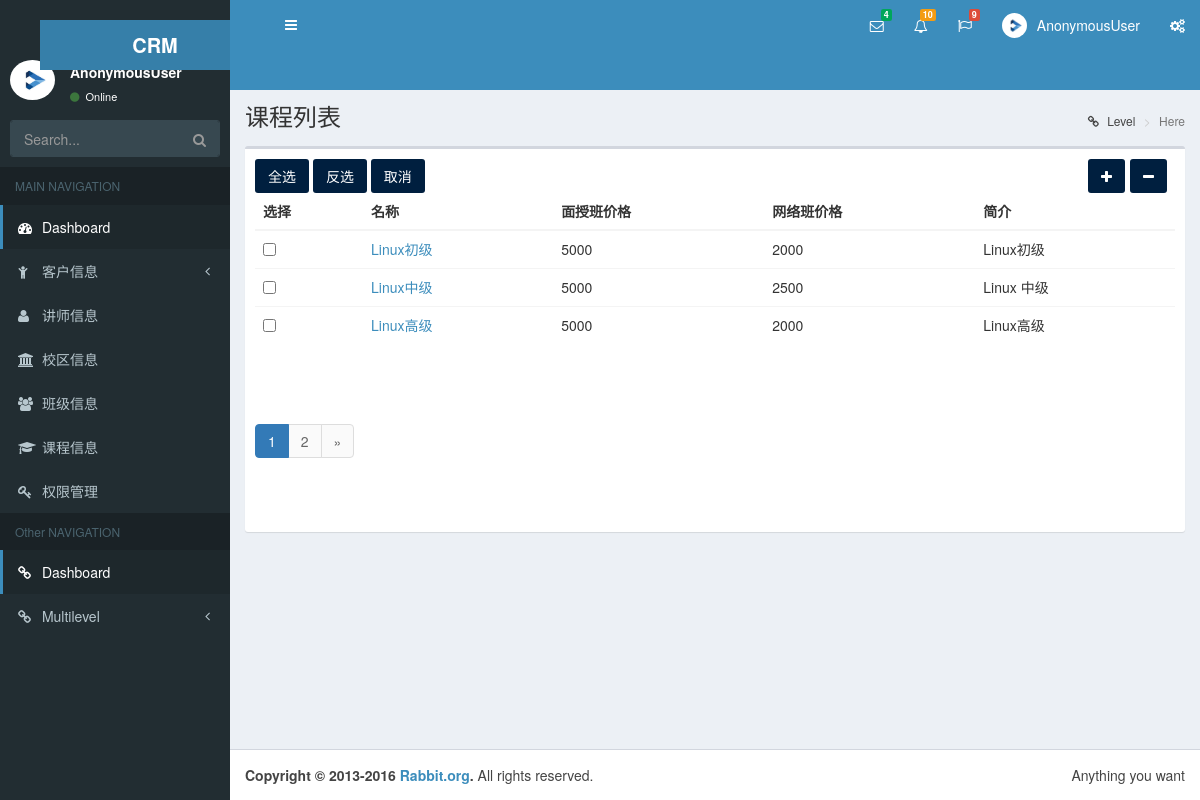
The app's page /crm/course/ with its own data.
### crm_new/models.py (models this page shows, shortened)
class Course(models.Model):
    name = models.CharField(max_length=64,unique=True)
    online_price = models.IntegerField()
    offline_price = models.IntegerField()
    introduction = models.TextField()

### crm_new/views.py (the view, shortened to what this page needs)
# urls.py: url(r'^course/(\d+)/$',views.course_detail,name="course_detail" ),
def course(request):
    course_list = models.Course.objects.all()
    pageinator = Paginator(course_list,3)
    page = request.GET.get('page')
    try:
        course_objs = pageinator.page(page)
    except PageNotAnInteger:
        course_objs = pageinator.page(1)
    except EmptyPage:
        course_objs = pageinator.page(pageinator.num_pages)
    form = forms.CourseModelForm()
    return render(request,'crm/course.html',{'course_list':course_objs,
                                             'model_form':form
                                             })

### crm_new/forms.py
class CourseModelForm(forms.ModelForm):
    class Meta:
        model = models.Course
        exclude = ()

### crm_new/templatetags/customer_tag.py (called while the page is built)
@register.simple_tag
def guess_page(current_page,loop_num):
    offset = abs(current_page - loop_num)
    if offset < 3:
        if current_page == loop_num:
            page_ele = '''<li class="active"><a href="?page=%s">%s</a></li>''' %(loop_num,loop_num)
        else:
            page_ele = '''<li ><a href="?page=%s">%s</a></li>''' %(loop_num,loop_num)
        return format_html(page_ele)
    else:
        return ''

### templates/crm/course.html (shortened to what this page needs)
{% extends 'crm/base_list.html' %}
{% load customer_tag %}
{% block list-head %}
    课程列表
{% endblock %}
{% block list-form-del %}
    <form action="/crm/course_del/" method="post">
{% endblock %}
{% block list-form-table %}
    <table class="table">
        <thead>
        <tr>
            <th>选择</th>
            <th>名称</th>
            <th>面授班价格</th>
            <th>网络班价格</th>
            <th>简介</th>
        </tr>
        </thead>
        <tbody>
        {% for item in course_list %}
            <tr>
                <td><input name="choice" id="ck" type="checkbox"  value='{{ item.id }}' /></td>
                <td><a href="{% url 'course_detail' item.id  %}">{{ item.name }}</a></td>
                <td>{{ item.online_price }}</td>
                <td>{{ item.offline_price }}</td>
                <td>{{ item.introduction }}</td>
            </tr>
        {% endfor %}
        </tbody>
    </table>
{% endblock %}
{% block pagination %}
    <ul class="pagination" >
        {% for page_num in course_list.paginator.page_range %}
            {% guess_page course_list.number page_num %}
        {% endfor %}
        {% if course_list.has_next %}
            <li class="">
                <a href="?page={{ customer_list.next_page_number }}" aria-label="Next">
                    <span aria-hidden="true">&raquo;</span>
                </a>
            </li>
        {% endif %}
    </ul>
{% endblock %}

### records on screen
Course: name "Linux初级", online_price "5000", offline_price "2000", introduction "Linux初级"
Course: name "Linux中级", online_price "5000", offline_price "2500", introduction "Linux 中级"
Course: name "Linux高级", online_price "5000", offline_price "2000", introduction "Linux高级"

### other values on screen
{{ user }} "AnonymousUser"
